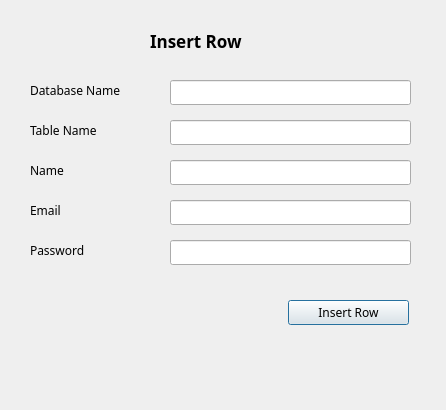
<?xml version="1.0" encoding="UTF-8"?>
<ui version="4.0">
 <class>Dialog</class>
 <widget class="QDialog" name="Dialog">
  <property name="geometry">
   <rect>
    <x>0</x>
    <y>0</y>
    <width>446</width>
    <height>410</height>
   </rect>
  </property>
  <property name="font">
   <font>
    <family>Monaco</family>
   </font>
  </property>
  <property name="windowTitle">
   <string>Dialog</string>
  </property>
  <widget class="QLabel" name="label">
   <property name="geometry">
    <rect>
     <x>30</x>
     <y>80</y>
     <width>131</width>
     <height>21</height>
    </rect>
   </property>
   <property name="text">
    <string>Database Name</string>
   </property>
  </widget>
  <widget class="QLabel" name="label_2">
   <property name="geometry">
    <rect>
     <x>30</x>
     <y>120</y>
     <width>131</width>
     <height>21</height>
    </rect>
   </property>
   <property name="text">
    <string>Table Name</string>
   </property>
  </widget>
  <widget class="QLabel" name="label_3">
   <property name="geometry">
    <rect>
     <x>30</x>
     <y>160</y>
     <width>131</width>
     <height>21</height>
    </rect>
   </property>
   <property name="text">
    <string>Name</string>
   </property>
  </widget>
  <widget class="QLabel" name="label_4">
   <property name="geometry">
    <rect>
     <x>30</x>
     <y>200</y>
     <width>131</width>
     <height>21</height>
    </rect>
   </property>
   <property name="text">
    <string>Email</string>
   </property>
  </widget>
  <widget class="QLabel" name="label_5">
   <property name="geometry">
    <rect>
     <x>30</x>
     <y>240</y>
     <width>131</width>
     <height>21</height>
    </rect>
   </property>
   <property name="text">
    <string>Password</string>
   </property>
  </widget>
  <widget class="QLineEdit" name="lineEditDbname">
   <property name="geometry">
    <rect>
     <x>170</x>
     <y>80</y>
     <width>241</width>
     <height>25</height>
    </rect>
   </property>
  </widget>
  <widget class="QLineEdit" name="lineEditTable">
   <property name="geometry">
    <rect>
     <x>170</x>
     <y>120</y>
     <width>241</width>
     <height>25</height>
    </rect>
   </property>
  </widget>
  <widget class="QLineEdit" name="lineEditName">
   <property name="geometry">
    <rect>
     <x>170</x>
     <y>160</y>
     <width>241</width>
     <height>25</height>
    </rect>
   </property>
  </widget>
  <widget class="QLineEdit" name="lineEditEmail">
   <property name="geometry">
    <rect>
     <x>170</x>
     <y>200</y>
     <width>241</width>
     <height>25</height>
    </rect>
   </property>
  </widget>
  <widget class="QLineEdit" name="lineEditPasswd">
   <property name="geometry">
    <rect>
     <x>170</x>
     <y>240</y>
     <width>241</width>
     <height>25</height>
    </rect>
   </property>
   <property name="echoMode">
    <enum>QLineEdit::Password</enum>
   </property>
  </widget>
  <widget class="QPushButton" name="pushButtonInsert">
   <property name="geometry">
    <rect>
     <x>288</x>
     <y>300</y>
     <width>121</width>
     <height>25</height>
    </rect>
   </property>
   <property name="text">
    <string>Insert Row</string>
   </property>
  </widget>
  <widget class="QLabel" name="labelResult">
   <property name="geometry">
    <rect>
     <x>30</x>
     <y>356</y>
     <width>381</width>
     <height>31</height>
    </rect>
   </property>
   <property name="text">
    <string/>
   </property>
  </widget>
  <widget class="QLabel" name="label_6">
   <property name="geometry">
    <rect>
     <x>150</x>
     <y>30</y>
     <width>121</width>
     <height>21</height>
    </rect>
   </property>
   <property name="font">
    <font>
     <pointsize>13</pointsize>
     <weight>75</weight>
     <bold>true</bold>
    </font>
   </property>
   <property name="text">
    <string>Insert Row</string>
   </property>
  </widget>
 </widget>
 <resources/>
 <connections/>
</ui>
